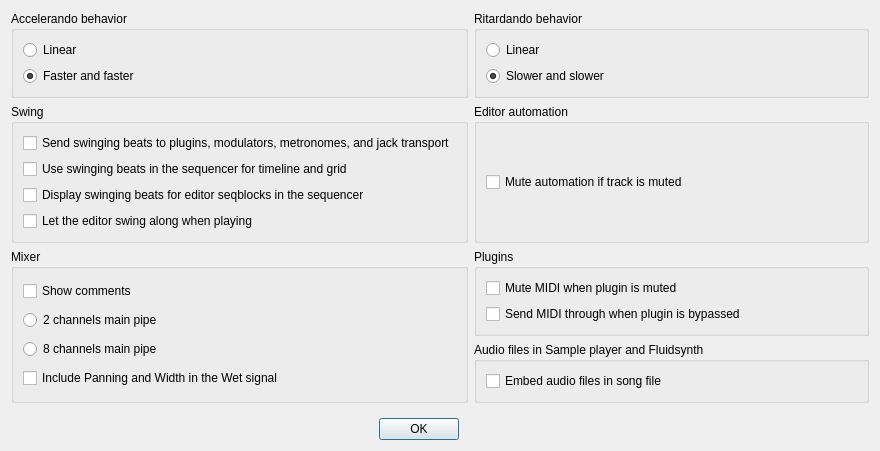
<?xml version="1.0" encoding="UTF-8"?>
<ui version="4.0">
 <class>Song_properties</class>
 <widget class="QDialog" name="Song_properties">
  <property name="geometry">
   <rect>
    <x>0</x>
    <y>0</y>
    <width>880</width>
    <height>451</height>
   </rect>
  </property>
  <property name="sizePolicy">
   <sizepolicy hsizetype="MinimumExpanding" vsizetype="MinimumExpanding">
    <horstretch>0</horstretch>
    <verstretch>0</verstretch>
   </sizepolicy>
  </property>
  <property name="windowTitle">
   <string>Song Properties</string>
  </property>
  <layout class="QGridLayout" name="gridLayout_3" rowstretch="0,0,0,0,0,0" columnstretch="0,10,10">
   <property name="bottomMargin">
    <number>2</number>
   </property>
   <item row="2" column="2">
    <widget class="QGroupBox" name="groupBox_6">
     <property name="title">
      <string>Editor automation</string>
     </property>
     <layout class="QVBoxLayout" name="verticalLayout_2">
      <item>
       <widget class="QCheckBox" name="mute_automation">
        <property name="text">
         <string>Mute automation if track is muted</string>
        </property>
       </widget>
      </item>
     </layout>
    </widget>
   </item>
   <item row="0" column="1">
    <widget class="QGroupBox" name="groupBox_2">
     <property name="title">
      <string>Accelerando behavior</string>
     </property>
     <layout class="QGridLayout" name="gridLayout_4">
      <item row="0" column="0">
       <widget class="QRadioButton" name="acc_linear">
        <property name="text">
         <string>Linear</string>
        </property>
       </widget>
      </item>
      <item row="1" column="0">
       <widget class="QRadioButton" name="acc_faster_and_faster">
        <property name="text">
         <string>Faster and faster</string>
        </property>
        <property name="checked">
         <bool>true</bool>
        </property>
       </widget>
      </item>
     </layout>
    </widget>
   </item>
   <item row="5" column="1">
    <widget class="QWidget" name="widget" native="true">
     <property name="sizePolicy">
      <sizepolicy hsizetype="Preferred" vsizetype="Fixed">
       <horstretch>0</horstretch>
       <verstretch>0</verstretch>
      </sizepolicy>
     </property>
     <layout class="QHBoxLayout" name="horizontalLayout_2">
      <item>
       <widget class="QDialogButtonBox" name="buttonBox">
        <property name="sizePolicy">
         <sizepolicy hsizetype="MinimumExpanding" vsizetype="Fixed">
          <horstretch>0</horstretch>
          <verstretch>0</verstretch>
         </sizepolicy>
        </property>
        <property name="orientation">
         <enum>Qt::Horizontal</enum>
        </property>
        <property name="standardButtons">
         <set>QDialogButtonBox::Ok</set>
        </property>
       </widget>
      </item>
     </layout>
    </widget>
   </item>
   <item row="0" column="2">
    <widget class="QGroupBox" name="groupBox_3">
     <property name="title">
      <string>Ritardando behavior</string>
     </property>
     <layout class="QGridLayout" name="gridLayout_5">
      <item row="0" column="0">
       <widget class="QRadioButton" name="rit_linear">
        <property name="text">
         <string>Linear</string>
        </property>
       </widget>
      </item>
      <item row="1" column="0">
       <widget class="QRadioButton" name="rit_slower_and_slower">
        <property name="text">
         <string>Slower and slower</string>
        </property>
        <property name="checked">
         <bool>true</bool>
        </property>
       </widget>
      </item>
     </layout>
    </widget>
   </item>
   <item row="2" column="1">
    <widget class="QGroupBox" name="groupBox">
     <property name="title">
      <string>Swing</string>
     </property>
     <layout class="QGridLayout" name="gridLayout">
      <item row="0" column="0">
       <widget class="QCheckBox" name="send_swing_to_plugins">
        <property name="text">
         <string>Send swinging beats to plugins, modulators, metronomes, and jack transport</string>
        </property>
       </widget>
      </item>
      <item row="3" column="0">
       <widget class="QCheckBox" name="swing_along">
        <property name="text">
         <string>Let the editor swing along when playing</string>
        </property>
       </widget>
      </item>
      <item row="2" column="0">
       <widget class="QCheckBox" name="display_swinging_beats_in_seqblocks_in_sequencer">
        <property name="text">
         <string>Display swinging beats for editor seqblocks in the sequencer</string>
        </property>
       </widget>
      </item>
      <item row="1" column="0">
       <widget class="QCheckBox" name="use_swinging_beats_in_sequencer">
        <property name="text">
         <string>Use swinging beats in the sequencer for timeline and grid</string>
        </property>
       </widget>
      </item>
     </layout>
    </widget>
   </item>
   <item row="4" column="2">
    <widget class="QGroupBox" name="groupBox_5">
     <property name="title">
      <string>Audio files in Sample player and Fluidsynth</string>
     </property>
     <layout class="QVBoxLayout" name="verticalLayout">
      <item>
       <widget class="QCheckBox" name="embed_samples">
        <property name="text">
         <string>Embed audio files in song file</string>
        </property>
       </widget>
      </item>
     </layout>
    </widget>
   </item>
   <item row="3" column="2">
    <widget class="QGroupBox" name="groupBox_7">
     <property name="title">
      <string>Plugins</string>
     </property>
     <layout class="QVBoxLayout" name="verticalLayout_3">
      <item>
       <widget class="QCheckBox" name="mute_plugin_MIDI">
        <property name="text">
         <string>Mute MIDI when plugin is muted</string>
        </property>
       </widget>
      </item>
      <item>
       <widget class="QCheckBox" name="send_plugin_MIDI_through">
        <property name="text">
         <string>Send MIDI through when plugin is bypassed</string>
        </property>
       </widget>
      </item>
     </layout>
    </widget>
   </item>
   <item row="3" column="1" rowspan="2">
    <widget class="QGroupBox" name="groupBox_4">
     <property name="title">
      <string>Mixer</string>
     </property>
     <layout class="QGridLayout" name="gridLayout_2">
      <item row="2" column="0">
       <widget class="QRadioButton" name="eight_channels_in_main_pipe">
        <property name="text">
         <string>8 channels main pipe</string>
        </property>
        <attribute name="buttonGroup">
         <string notr="true">buttonGroup</string>
        </attribute>
       </widget>
      </item>
      <item row="0" column="0">
       <widget class="QCheckBox" name="mixer_comments_visible">
        <property name="text">
         <string>Show comments</string>
        </property>
       </widget>
      </item>
      <item row="1" column="0">
       <widget class="QRadioButton" name="two_channels_in_main_pipe">
        <property name="text">
         <string>2 channels main pipe</string>
        </property>
        <attribute name="buttonGroup">
         <string notr="true">buttonGroup</string>
        </attribute>
       </widget>
      </item>
      <item row="3" column="0">
       <widget class="QCheckBox" name="include_pan_and_dry_in_wet">
        <property name="text">
         <string>Include Panning and Width in the Wet signal</string>
        </property>
       </widget>
      </item>
     </layout>
    </widget>
   </item>
  </layout>
 </widget>
 <resources/>
 <connections/>
 <buttongroups>
  <buttongroup name="buttonGroup"/>
 </buttongroups>
</ui>
